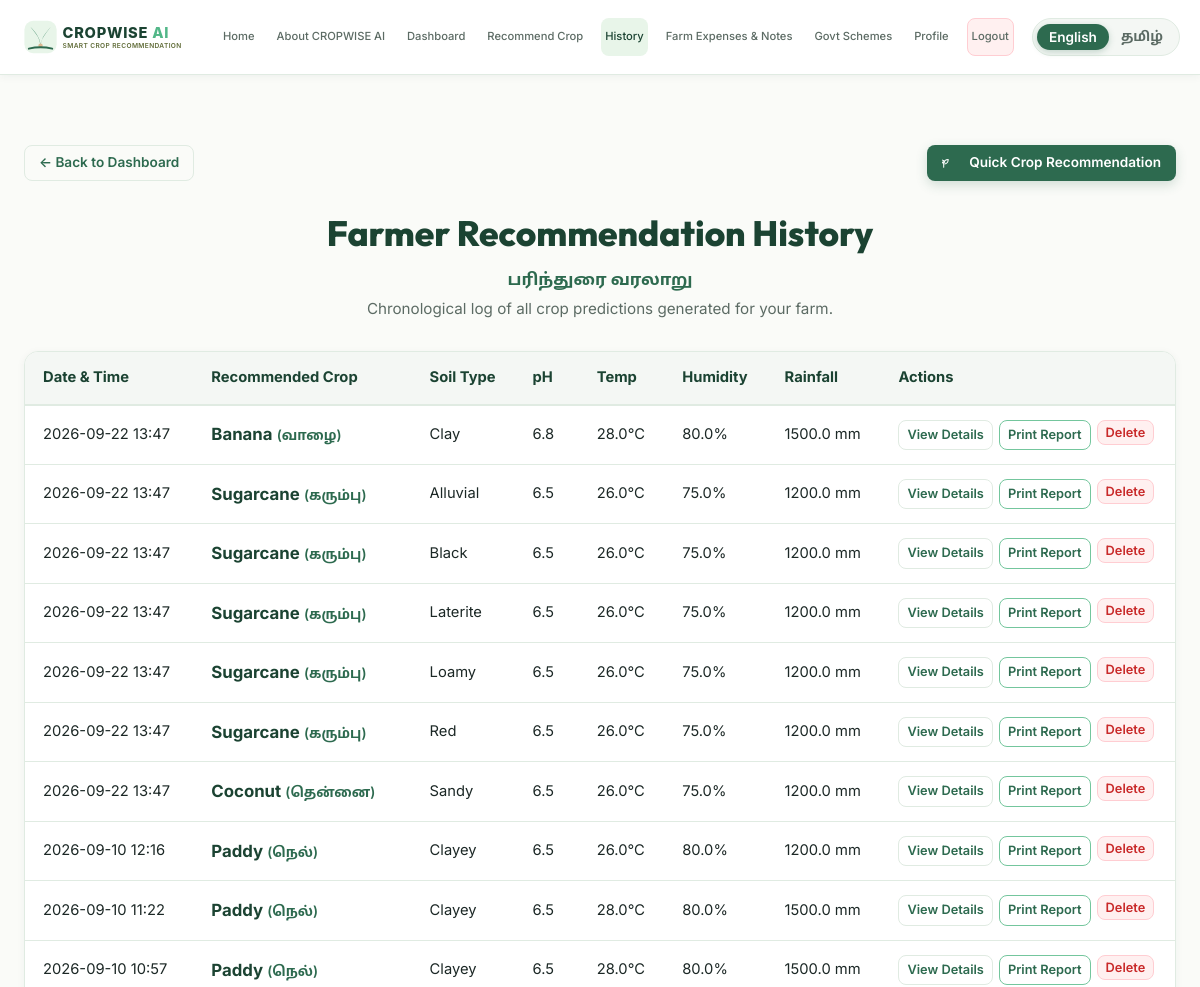
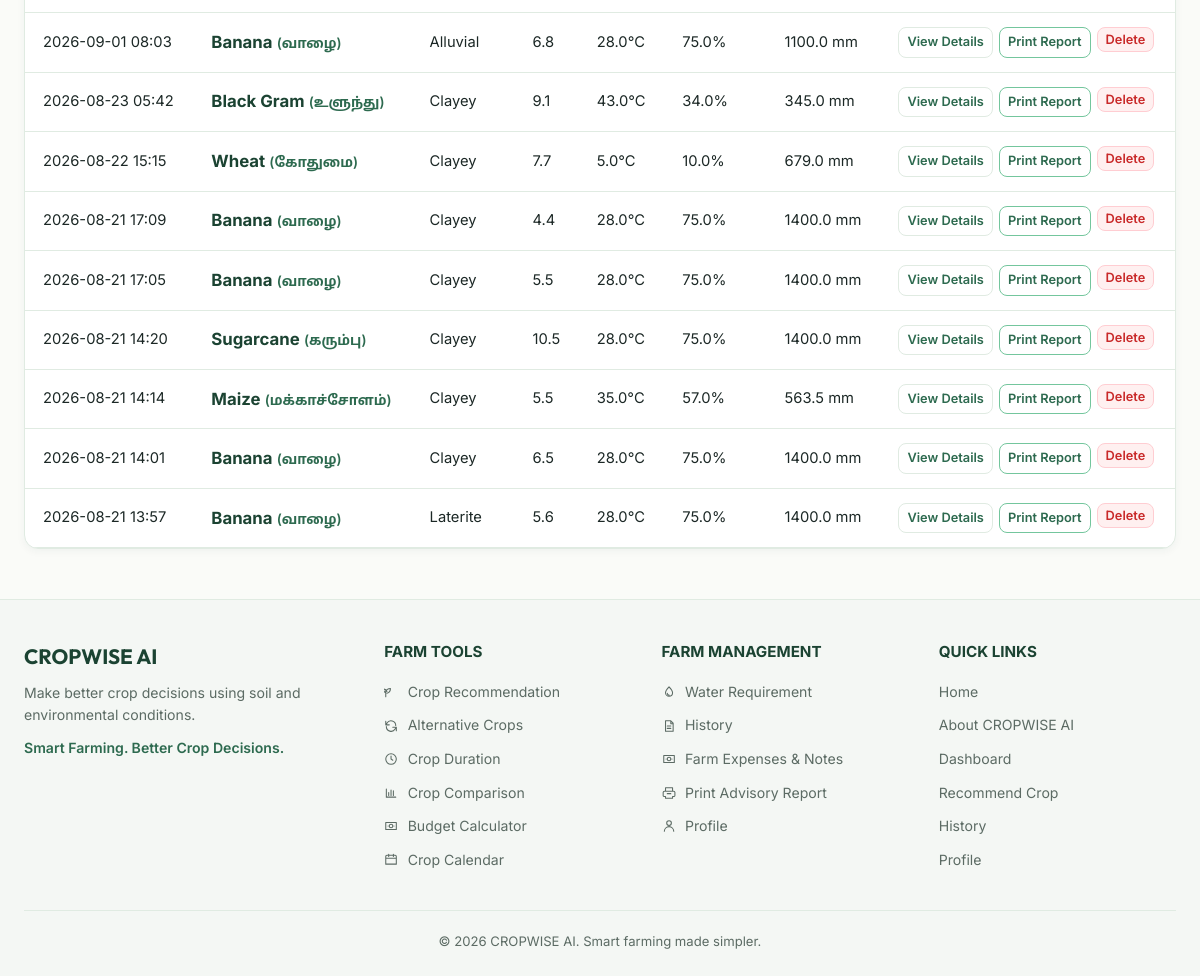
Screenshot of /history (signed in) with the database file from the repository (2 pictures, top to bottom).
### tables this page shows
CREATE TABLE recommendations (
    id INTEGER PRIMARY KEY AUTOINCREMENT,
    user_id INTEGER NOT NULL,
    soil_type TEXT NOT NULL,
    ph REAL NOT NULL,
    temperature REAL NOT NULL,
    humidity REAL NOT NULL,
    rainfall REAL NOT NULL,
    recommended_crop TEXT NOT NULL,
    alternative_crops TEXT DEFAULT '[]',
    decision_notes TEXT,
    created_at TIMESTAMP DEFAULT CURRENT_TIMESTAMP, variety TEXT DEFAULT 'Standard',
    FOREIGN KEY (user_id) REFERENCES users(id) ON DELETE CASCADE
);

### app.py (the view)
@app.route("/history")
@login_required
def history():
    user_id = session["user_id"]
    hist_records = get_recommendation_history(user_id, limit=50)
    return render_template("history.html", history=hist_records)

### app.py (called while the page is built)
def login_required(f):
    @wraps(f)
    def decorated_function(*args, **kwargs):
        user_id = session.get("user_id")
        if not user_id:
            flash("Please log in to access this feature.", "warning")
            return redirect(url_for("login"))
        return f(*args, **kwargs)
    return decorated_function

@app.context_processor
def inject_global_context():
    user_id = session.get("user_id")
    last_rec = None
    if user_id:
        try:
            history = get_recommendation_history(user_id, limit=1)
            if history:
                last_rec = history[0]
        except Exception:
            pass
    return {
        "current_year": datetime.datetime.now().year,
        "last_rec": last_rec,
        "crop_database": crop_database
    }

### database/db.py (called while the page is built, shortened)
def get_db_path():
    if os.environ.get("DB_PATH"):
        return os.environ.get("DB_PATH")

def get_db():
    db_path = get_db_path()
    os.makedirs(os.path.dirname(db_path), exist_ok=True)
    conn = sqlite3.connect(db_path)
    conn.row_factory = sqlite3.Row
    cursor = conn.cursor()
    cursor.execute("SELECT name FROM sqlite_master WHERE type='table' AND name='users'")
    if not cursor.fetchone():
        try:
            if os.path.exists(SCHEMA_PATH):
                with open(SCHEMA_PATH, "r", encoding="utf-8") as f:
                    conn.executescript(f.read())
            else:
                conn.executescript(SCHEMA_SQL)
            conn.commit()
            try:
                os.chmod(db_path, 0o666)
            except Exception:
                pass
        except Exception as e:
            print(f"[WARN] Auto-schema execution note: {e}")
    return conn

def get_recommendation_history(user_id, limit=50):
    conn = get_db()
    cursor = conn.cursor()
    cursor.execute("""
        SELECT * FROM recommendations
        WHERE user_id = ?
        ORDER BY created_at DESC
        LIMIT ?
    """, (user_id, limit))
    rows = cursor.fetchall()
    conn.close()
    results = []
    for r in rows:
        item = dict(r)
        try:
            item["alternative_crops_list"] = json.loads(item["alternative_crops"])
        except Exception:
            item["alternative_crops_list"] = []
        if "variety" not in item or not item["variety"]:
            item["variety"] = "Standard"
        results.append(item)
    return results

### templates/history.html (shortened to what this page needs)
{% extends "base.html" %}
{% block content %}
<div class="container history-page">
  <div class="history-actions" style="display: flex; justify-content: space-between; align-items: center; margin-bottom: 24px; flex-wrap: wrap; gap: 10px;">
    <a href="{{ url_for('dashboard') }}" class="btn btn-sm btn-outline" data-i18n="nav.back_dashboard">← Back to Dashboard</a>
    <a href="{{ url_for('recommend') }}" class="btn btn-sm btn-primary" data-i18n="dash.quick_rec">🌱 New Recommendation</a>
  </div>
  <div class="section-header history-heading-block">
    <h1 class="section-title" data-i18n="hist.heading">Farmer Recommendation History</h1>
    <div class="history-tamil-heading">பரிந்துரை வரலாறு</div>
    <p class="section-subtitle" data-i18n="hist.subheading">
    </p>
  </div>
  {% if history and history|length > 0 %}
    <div class="table-responsive history-table-wrapper">
      <table class="custom-table">
        <thead>
          <tr>
            <th data-i18n="hist.col_date">Date &amp; Time</th>
            <th data-i18n="hist.col_crop">Recommended Crop</th>
            <th data-i18n="hist.col_soil">Soil Type</th>
            <th data-i18n="hist.col_ph">pH</th>
            <th data-i18n="hist.col_temp">Temp</th>
            <th data-i18n="hist.col_hum">Humidity</th>
            <th data-i18n="hist.col_rain">Rainfall</th>
            <th data-i18n="hist.col_actions">Actions</th>
          </tr>
        </thead>
        <tbody>
          {% for rec in history %}
            <tr>
              <td>{{ rec.created_at[:16] }}</td>
              <td>
                <strong style="color: var(--color-primary-dark); font-size: 1.05rem;">{{ rec.recommended_crop }}</strong>
                <span style="font-size: 0.85rem; color: var(--color-primary); font-weight: 600;">
                  ({{ crop_database[rec.recommended_crop].tamil_name if rec.recommended_crop in crop_database else '' }})
                </span>
              </td>
              <td>{{ rec.soil_type }}</td>
              <td>{{ rec.ph }}</td>
              <td>{{ rec.temperature }}°C</td>
              <td>{{ rec.humidity }}%</td>
              <td>{{ rec.rainfall }} mm</td>
              <td>
                <div style="display: flex; gap: 6px;">
                  <a href="{{ url_for('result', rec_id=rec.id) }}" class="btn btn-sm btn-outline" style="padding: 4px 8px; font-size: 0.8rem;" data-i18n="btn.view_details">
                  </a>
                  <a href="{{ url_for('print_report', rec_id=rec.id) }}" class="btn btn-sm btn-secondary" style="padding: 4px 8px; font-size: 0.8rem;" data-i18n="btn.print">
                  </a>
                  <form action="{{ url_for('delete_history_item', rec_id=rec.id) }}" method="POST" onsubmit="return confirm('Are you sure you want to delete this recommendation record?');" style="display: inline;">
                    <button type="submit" class="btn btn-sm btn-danger" style="padding: 4px 8px; font-size: 0.8rem;" data-i18n="btn.delete">
                    </button>
                  </form>
                </div>
              </td>
            </tr>
          {% endfor %}
        </tbody>
      </table>
    </div>
  {% endif %}
</div>
{% endblock %}

### templates/base.html (shortened to what this page needs)
<!DOCTYPE html>
<html lang="en">
<head>
  <link rel="stylesheet" href="{{ url_for('static', filename='css/style.css') }}">
  <link rel="stylesheet" href="{{ url_for('static', filename='css/print.css') }}" media="print">
</head>
<body>
  <header class="navbar">
    <div class="container">
      <div class="navbar-inner">
        <a href="{{ url_for('dashboard' if session.get('user_id') else 'index') }}" class="brand-link" id="navBrandLink">
          <img src="{{ url_for('static', filename='images/logo.svg') }}" alt="CROPWISE AI Logo" class="brand-logo-img">
        </a>
        <nav>
          <ul class="nav-menu" id="navMenu">
            <li class="nav-item">
              <a href="{{ url_for('index') }}" data-i18n="nav.home" id="navLinkHome">Home</a>
            </li>
            <li class="nav-item">
              <a href="{{ url_for('about') }}" data-i18n="nav.about" id="navLinkAbout">About CROPWISE AI</a>
            </li>
            {% if session.get('user_id') %}
              <li class="nav-item">
                <a href="{{ url_for('dashboard') }}" data-i18n="nav.dashboard" id="navLinkDashboard">Dashboard</a>
              </li>
              <li class="nav-item">
                <a href="{{ url_for('recommend') }}" data-i18n="nav.recommend" id="navLinkRecommend">Recommend Crop</a>
              </li>
              <li class="nav-item">
                <a href="{{ url_for('history') }}" data-i18n="nav.history" id="navLinkHistory">History</a>
              </li>
              <li class="nav-item">
                <a href="{{ url_for('expenses') }}" data-i18n="nav.expenses" id="navLinkExpenses">Farm Expenses</a>
              </li>
              <li class="nav-item">
                <a href="{{ url_for('schemes') }}" id="navLinkSchemes">Govt Schemes</a>
              </li>
              <li class="nav-item">
                <a href="{{ url_for('profile') }}" data-i18n="nav.profile" id="navLinkProfile">Profile ({{ session.get('user_name', 'Farmer') }})</a>
              </li>
              <li class="nav-item">
                <a href="{{ url_for('logout') }}" class="btn btn-sm btn-danger" data-i18n="nav.logout" id="navLinkLogout">Logout</a>
              </li>
            {% endif %}
          </ul>
        </nav>
        <div class="nav-actions">
          <div class="lang-switcher" aria-label="Language selection">
            <button type="button" class="lang-btn active" data-lang="en" id="langBtnEn">English</button>
            <button type="button" class="lang-btn" data-lang="ta" id="langBtnTa">தமிழ்</button>
          </div>
        </div>
      </div>
    </div>
  </header>
  <main>
    {% block content %}{% endblock %}
  </main>
  <footer class="footer">
    <div class="container">
      <div class="footer-grid">
        <div class="footer-brand">
          <h3 data-i18n="brand.name">CROPWISE AI</h3>
          <p data-i18n="brand.subtagline">Make better crop decisions using soil and environmental conditions.</p>
          <p class="footer-tagline" data-i18n="brand.tagline">Smart Farming. Better Crop Decisions.</p>
        </div>
        <div class="footer-col">
          <h4>FARM TOOLS</h4>
          <ul class="footer-links">
            <li><a href="{{ url_for('recommend') }}">🌱 Crop Recommendation</a></li>
            <li><a href="{{ url_for('alternatives') }}">🔄 Alternative Crops</a></li>
            <li><a href="{{ url_for('duration') }}">⏱️ Crop Duration</a></li>
            <li><a href="{{ url_for('comparison') }}">📊 Crop Comparison</a></li>
            <li><a href="{{ url_for('budget') }}">💰 Budget Calculator</a></li>
            <li><a href="{{ url_for('calendar') }}">📅 Crop Calendar</a></li>
          </ul>
        </div>
        <div class="footer-col">
          <h4>FARM MANAGEMENT</h4>
          <ul class="footer-links">
            <li><a href="{{ url_for('water') }}">💧 Water Requirement</a></li>
            <li><a href="{{ url_for('history') }}">📜 History</a></li>
            <li><a href="{{ url_for('expenses') }}">💰 Farm Expenses &amp; Notes</a></li>
            {% if last_rec is defined and last_rec %}
              <li><a href="{{ url_for('print_report', rec_id=last_rec.id) }}">🖨️ Print Advisory Report</a></li>
            {% endif %}
            <li><a href="{{ url_for('profile') }}">👤 Profile</a></li>
          </ul>
        </div>
        <div class="footer-col">
          <h4>QUICK LINKS</h4>
          <ul class="footer-links">
            <li><a href="{{ url_for('index') }}">Home</a></li>
            <li><a href="{{ url_for('about') }}">About CROPWISE AI</a></li>
            <li><a href="{{ url_for('dashboard') }}">Dashboard</a></li>
            <li><a href="{{ url_for('recommend') }}">Recommend Crop</a></li>
            <li><a href="{{ url_for('history') }}">History</a></li>
            <li><a href="{{ url_for('profile') }}">Profile</a></li>
          </ul>
        </div>
      </div>
      <div class="footer-bottom">
        <p data-i18n="footer.copyright">© {{ current_year }} CROPWISE AI. Smart farming made simpler.</p>
      </div>
    </div>
  </footer>
</body>
</html>

### rows the page displays
recommendations: created_at "2026-09-22 13:47", recommended_crop "Banana", recommended_crop "வாழை", soil_type "Clay", ph "6.8", temperature "28.0", humidity "80.0", rainfall "1500.0"
recommendations: created_at "2026-09-22 13:47", recommended_crop "Sugarcane", recommended_crop "கரும்பு", soil_type "Alluvial", ph "6.5", temperature "26.0", humidity "75.0", rainfall "1200.0"
recommendations: created_at "2026-09-22 13:47", recommended_crop "Sugarcane", recommended_crop "கரும்பு", soil_type "Black", ph "6.5", temperature "26.0", humidity "75.0", rainfall "1200.0"
recommendations: created_at "2026-09-22 13:47", recommended_crop "Sugarcane", recommended_crop "கரும்பு", soil_type "Laterite", ph "6.5", temperature "26.0", humidity "75.0", rainfall "1200.0"
recommendations: created_at "2026-09-22 13:47", recommended_crop "Sugarcane", recommended_crop "கரும்பு", soil_type "Loamy", ph "6.5", temperature "26.0", humidity "75.0", rainfall "1200.0"
recommendations: created_at "2026-09-22 13:47", recommended_crop "Sugarcane", recommended_crop "கரும்பு", soil_type "Red", ph "6.5", temperature "26.0", humidity "75.0", rainfall "1200.0"
recommendations: created_at "2026-09-22 13:47", recommended_crop "Coconut", recommended_crop "தென்னை", soil_type "Sandy", ph "6.5", temperature "26.0", humidity "75.0", rainfall "1200.0"
recommendations: created_at "2026-09-10 12:16", recommended_crop "Paddy", recommended_crop "நெல்", soil_type "Clayey", ph "6.5", temperature "26.0", humidity "80.0", rainfall "1200.0"
recommendations: created_at "2026-09-10 11:22", recommended_crop "Paddy", recommended_crop "நெல்", soil_type "Clayey", ph "6.5", temperature "28.0", humidity "80.0", rainfall "1500.0"
recommendations: created_at "2026-09-10 10:57", recommended_crop "Paddy", recommended_crop "நெல்", soil_type "Clayey", ph "6.5", temperature "28.0", humidity "80.0", rainfall "1500.0"
recommendations: created_at "2026-09-01 08:03", recommended_crop "Banana", recommended_crop "வாழை", soil_type "Alluvial", ph "6.8", temperature "28.0", humidity "75.0", rainfall "1100.0"
recommendations: created_at "2026-08-23 05:42", recommended_crop "Black Gram", recommended_crop "உளுந்து", soil_type "Clayey", ph "9.1", temperature "43.0", humidity "34.0", rainfall "345.0"
recommendations: created_at "2026-08-22 15:15", recommended_crop "Wheat", recommended_crop "கோதுமை", soil_type "Clayey", ph "7.7", temperature "5.0", humidity "10.0", rainfall "679.0"
recommendations: created_at "2026-08-21 17:09", recommended_crop "Banana", recommended_crop "வாழை", soil_type "Clayey", ph "4.4", temperature "28.0", humidity "75.0", rainfall "1400.0"
recommendations: created_at "2026-08-21 17:05", recommended_crop "Banana", recommended_crop "வாழை", soil_type "Clayey", ph "5.5", temperature "28.0", humidity "75.0", rainfall "1400.0"
recommendations: created_at "2026-08-21 14:20", recommended_crop "Sugarcane", recommended_crop "கரும்பு", soil_type "Clayey", ph "10.5", temperature "28.0", humidity "75.0", rainfall "1400.0"
recommendations: created_at "2026-08-21 14:14", recommended_crop "Maize", recommended_crop "மக்காச்சோளம்", soil_type "Clayey", ph "5.5", temperature "35.0", humidity "57.0", rainfall "563.5"
recommendations: created_at "2026-08-21 14:01", recommended_crop "Banana", recommended_crop "வாழை", soil_type "Clayey", ph "6.5", temperature "28.0", humidity "75.0", rainfall "1400.0"
recommendations: created_at "2026-08-21 13:57", recommended_crop "Banana", recommended_crop "வாழை", soil_type "Laterite", ph "5.6", temperature "28.0", humidity "75.0", rainfall "1400.0"
